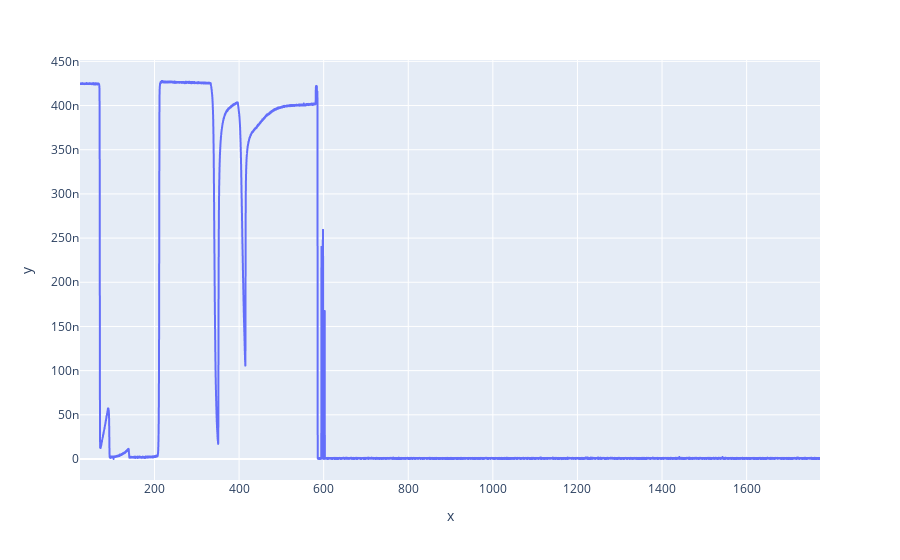

This figure's notebook cell:
### Code cell
px.line(x=time_data_lst_1[-2], y=G2t_data_lst_1[-2])

### Figure 1 — Plotly figure (JSON) as saved in the notebook; plotly's stock layout.template omitted (floating-point values rounded to 4 significant figures; data arrays with more than 128 entries replaced by an {"elided": "..."} marker saying what was removed)
{"data": [{"hoverlabel": {"namelength": 0}, "hovertemplate": "x=%{x}<br>y=%{y}", "legendgroup": "", "line": {"color": "#636efa", "dash": "solid"}, "mode": "lines", "name": "", "showlegend": false, "type": "scattergl", "x": {"elided": "17494 float values"}, "xaxis": "x", "y": {"elided": "17494 float values"}, "yaxis": "y"}], "layout": {"legend": {"tracegroupgap": 0}, "margin": {"t": 60}, "xaxis": {"anchor": "y", "domain": [0, 1], "title": {"text": "x"}}, "yaxis": {"anchor": "x", "domain": [0, 1], "title": {"text": "y"}}}}
